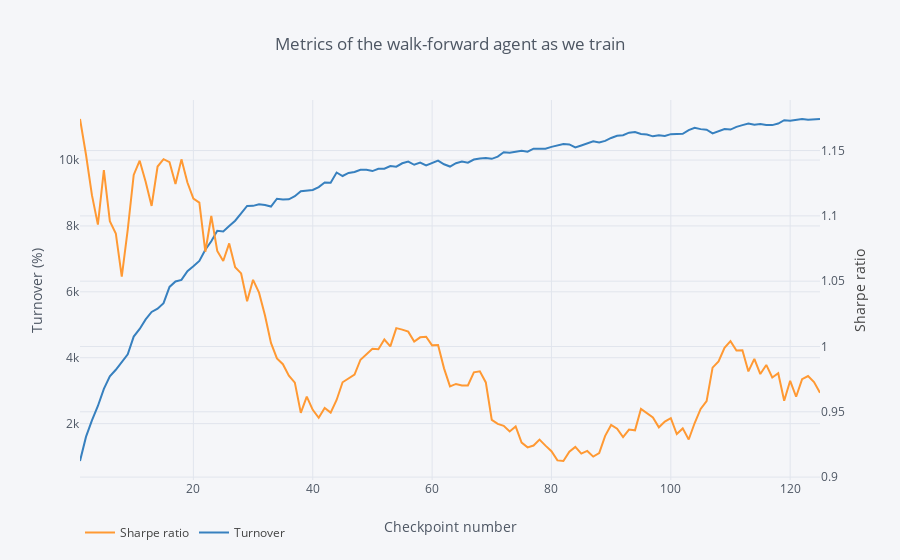

Source (notebook cell):
### Code cell
nr2episode[cost_of_commissions].plot_metrics_as_we_train()
